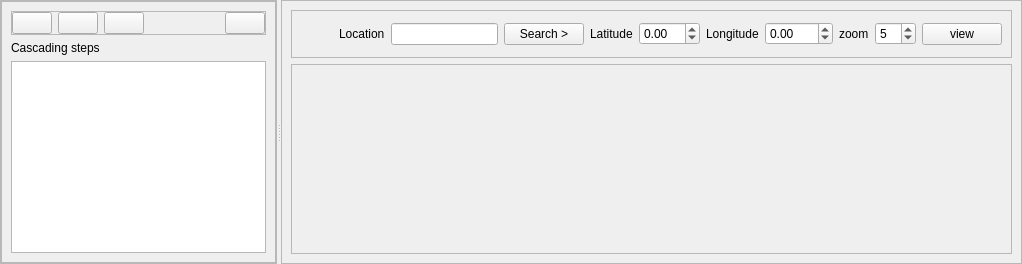
          <widget class="QWidget" name="GridSectionTab">
           <attribute name="icon">
            <iconset resource="icons.qrc">
             <normaloff>:/Icons/icons/grid_icon.svg</normaloff>:/Icons/icons/grid_icon.svg</iconset>
           </attribute>
           <attribute name="title">
            <string>Grid</string>
           </attribute>
           <layout class="QHBoxLayout" name="horizontalLayout_5">
            <property name="leftMargin">
             <number>0</number>
            </property>
            <property name="topMargin">
             <number>0</number>
            </property>
            <property name="rightMargin">
             <number>0</number>
            </property>
            <property name="bottomMargin">
             <number>0</number>
            </property>
            <item>
             <widget class="QSplitter" name="cascade_grid_splitter">
              <property name="orientation">
               <enum>Qt::Horizontal</enum>
              </property>
              <widget class="QFrame" name="cascade_menu">
               <property name="frameShape">
                <enum>QFrame::StyledPanel</enum>
               </property>
               <property name="frameShadow">
                <enum>QFrame::Raised</enum>
               </property>
               <layout class="QVBoxLayout" name="verticalLayout_3">
                <property name="leftMargin">
                 <number>0</number>
                </property>
                <property name="topMargin">
                 <number>0</number>
                </property>
                <property name="rightMargin">
                 <number>0</number>
                </property>
                <property name="bottomMargin">
                 <number>0</number>
                </property>
                <item>
                 <layout class="QVBoxLayout" name="verticalLayout_2">
                  <item>
                   <widget class="QFrame" name="frame_10">
                    <property name="frameShape">
                     <enum>QFrame::StyledPanel</enum>
                    </property>
                    <property name="frameShadow">
                     <enum>QFrame::Raised</enum>
                    </property>
                    <layout class="QVBoxLayout" name="verticalLayout_5">
                     <item>
                      <widget class="QFrame" name="frame_11">
                       <property name="frameShape">
                        <enum>QFrame::StyledPanel</enum>
                       </property>
                       <property name="frameShadow">
                        <enum>QFrame::Raised</enum>
                       </property>
                       <layout class="QHBoxLayout" name="horizontalLayout_3">
                        <property name="leftMargin">
                         <number>0</number>
                        </property>
                        <property name="topMargin">
                         <number>0</number>
                        </property>
                        <property name="rightMargin">
                         <number>0</number>
                        </property>
                        <property name="bottomMargin">
                         <number>0</number>
                        </property>
                        <item>
                         <widget class="QPushButton" name="run_cascade_pushButton">
                          <property name="toolTip">
                           <string>Run complete cascading process</string>
                          </property>
                          <property name="text">
                           <string/>
                          </property>
                          <property name="icon">
                           <iconset resource="icons.qrc">
                            <normaloff>:/Icons/icons/run_cascade.svg</normaloff>:/Icons/icons/run_cascade.svg</iconset>
                          </property>
                         </widget>
                        </item>
                        <item>
                         <widget class="QPushButton" name="run_cascade_step_pushButton">
                          <property name="toolTip">
                           <string>Run next cascading state</string>
                          </property>
                          <property name="text">
                           <string/>
                          </property>
                          <property name="icon">
                           <iconset resource="icons.qrc">
                            <normaloff>:/Icons/icons/run_cascade_step.svg</normaloff>:/Icons/icons/run_cascade_step.svg</iconset>
                          </property>
                         </widget>
                        </item>
                        <item>
                         <widget class="QPushButton" name="copy_cascade_step_pushButton">
                          <property name="toolTip">
                           <string>Copy cascade state to normal grid state</string>
                          </property>
                          <property name="text">
                           <string/>
                          </property>
                          <property name="icon">
                           <iconset resource="icons.qrc">
                            <normaloff>:/Icons/icons/copy.svg</normaloff>:/Icons/icons/copy.svg</iconset>
                          </property>
                         </widget>
                        </item>
                        <item>
                         <spacer name="horizontalSpacer_2">
                          <property name="orientation">
                           <enum>Qt::Horizontal</enum>
                          </property>
                          <property name="sizeHint" stdset="0">
                           <size>
                            <width>40</width>
                            <height>20</height>
                           </size>
                          </property>
                         </spacer>
                        </item>
                        <item>
                         <widget class="QPushButton" name="clear_cascade_pushButton">
                          <property name="text">
                           <string/>
                          </property>
                          <property name="icon">
                           <iconset resource="icons.qrc">
                            <normaloff>:/Icons/icons/delete.svg</normaloff>:/Icons/icons/delete.svg</iconset>
                          </property>
                         </widget>
                        </item>
                       </layout>
                      </widget>
                     </item>
                     <item>
                      <widget class="QLabel" name="label_27">
                       <property name="text">
                        <string>Cascading steps</string>
                       </property>
                      </widget>
                     </item>
                     <item>
                      <widget class="QTableView" name="cascade_tableView"/>
                     </item>
                    </layout>
                   </widget>
                  </item>
                 </layout>
                </item>
               </layout>
              </widget>
              <widget class="QFrame" name="frame_6">
               <property name="frameShape">
                <enum>QFrame::StyledPanel</enum>
               </property>
               <property name="frameShadow">
                <enum>QFrame::Raised</enum>
               </property>
               <layout class="QVBoxLayout" name="verticalLayout_34">
                <item>
                 <widget class="QFrame" name="map_frame">
                  <property name="maximumSize">
                   <size>
                    <width>16777215</width>
                    <height>48</height>
                   </size>
                  </property>
                  <property name="frameShape">
                   <enum>QFrame::StyledPanel</enum>
                  </property>
                  <property name="frameShadow">
                   <enum>QFrame::Raised</enum>
                  </property>
                  <layout class="QHBoxLayout" name="horizontalLayout_6">
                   <item>
                    <spacer name="horizontalSpacer_8">
                     <property name="orientation">
                      <enum>Qt::Horizontal</enum>
                     </property>
                     <property name="sizeHint" stdset="0">
                      <size>
                       <width>40</width>
                       <height>20</height>
                      </size>
                     </property>
                    </spacer>
                   </item>
                   <item>
                    <widget class="QLabel" name="label">
                     <property name="text">
                      <string>Location</string>
                     </property>
                    </widget>
                   </item>
                   <item>
                    <widget class="QLineEdit" name="location_lineEdit"/>
                   </item>
                   <item>
                    <widget class="QPushButton" name="location_search_pushButton">
                     <property name="toolTip">
                      <string>Search for the location's latitude and longitude.</string>
                     </property>
                     <property name="text">
                      <string>Search &gt;</string>
                     </property>
                    </widget>
                   </item>
                   <item>
                    <widget class="QLabel" name="label_37">
                     <property name="text">
                      <string>Latitude</string>
                     </property>
                    </widget>
                   </item>
                   <item>
                    <widget class="QDoubleSpinBox" name="lat1_doubleSpinBox">
                     <property name="minimum">
                      <double>-86.000000000000000</double>
                     </property>
                     <property name="maximum">
                      <double>86.000000000000000</double>
                     </property>
                    </widget>
                   </item>
                   <item>
                    <widget class="QLabel" name="label_39">
                     <property name="text">
                      <string>Longitude</string>
                     </property>
                    </widget>
                   </item>
                   <item>
                    <widget class="QDoubleSpinBox" name="lon1_doubleSpinBox">
                     <property name="minimum">
                      <double>-180.000000000000000</double>
                     </property>
                     <property name="maximum">
                      <double>180.000000000000000</double>
                     </property>
                    </widget>
                   </item>
                   <item>
                    <widget class="QLabel" name="label_41">
                     <property name="text">
                      <string>zoom</string>
                     </property>
                    </widget>
                   </item>
                   <item>
                    <widget class="QSpinBox" name="zoom_spinBox">
                     <property name="minimum">
                      <number>1</number>
                     </property>
                     <property name="maximum">
                      <number>14</number>
                     </property>
                     <property name="value">
                      <number>5</number>
                     </property>
                    </widget>
                   </item>
                   <item>
                    <widget class="QPushButton" name="view_map_pushButton">
                     <property name="toolTip">
                      <string>Render the map of the location.</string>
                     </property>
                     <property name="text">
                      <string>view</string>
                     </property>
                     <property name="icon">
                      <iconset resource="icons.qrc">
                       <normaloff>:/Icons/icons/map.svg</normaloff>:/Icons/icons/map.svg</iconset>
                     </property>
                    </widget>
                   </item>
                  </layout>
                 </widget>
                </item>
                <item>
                 <widget class="QFrame" name="frame_33">
                  <property name="frameShape">
                   <enum>QFrame::StyledPanel</enum>
                  </property>
                  <property name="frameShadow">
                   <enum>QFrame::Raised</enum>
                  </property>
                  <layout class="QVBoxLayout" name="verticalLayout_30">
                   <property name="leftMargin">
                    <number>0</number>
                   </property>
                   <property name="topMargin">
                    <number>0</number>
                   </property>
                   <property name="rightMargin">
                    <number>0</number>
                   </property>
                   <property name="bottomMargin">
                    <number>0</number>
                   </property>
                   <item>
                    <layout class="QHBoxLayout" name="schematic_layout"/>
                   </item>
                  </layout>
                 </widget>
                </item>
               </layout>
              </widget>
             </widget>
            </item>
           </layout>
          </widget>
